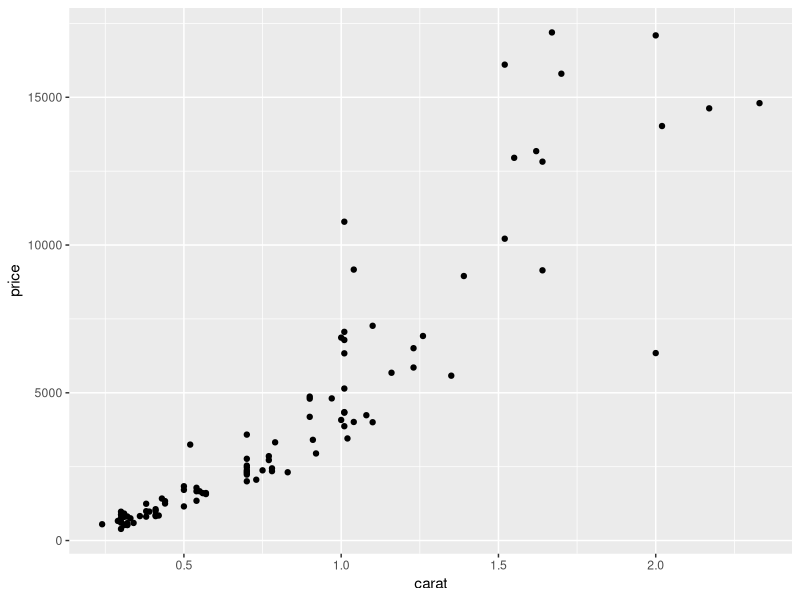
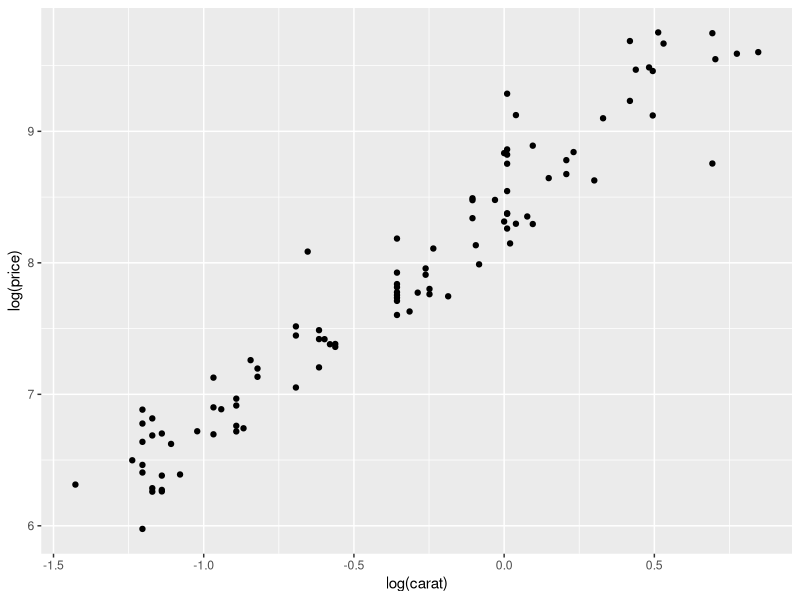
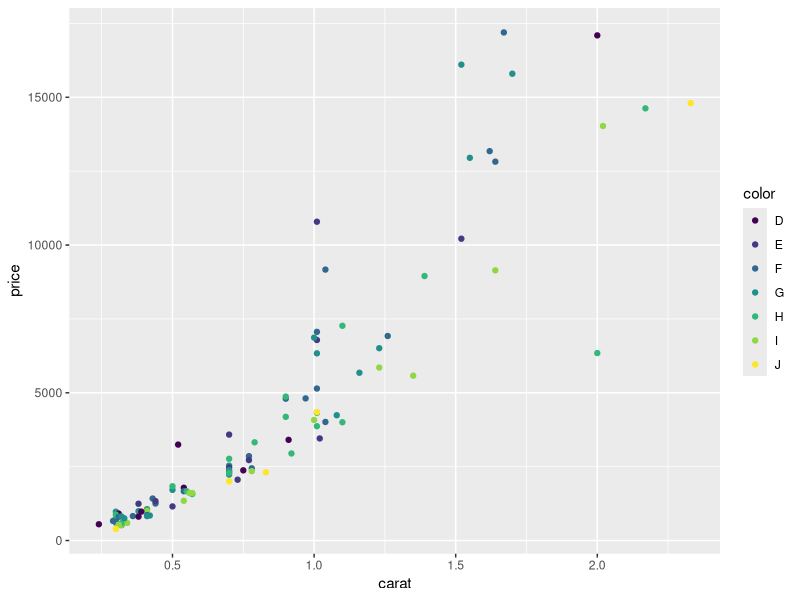
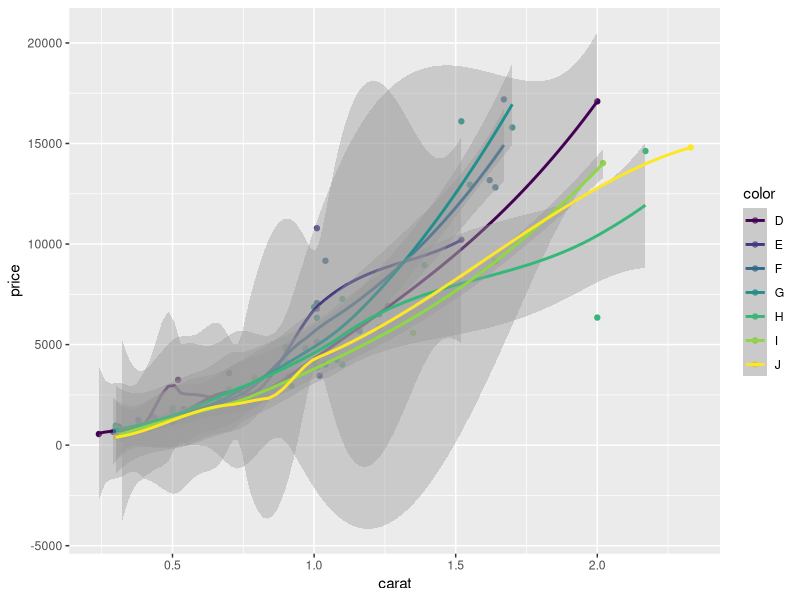
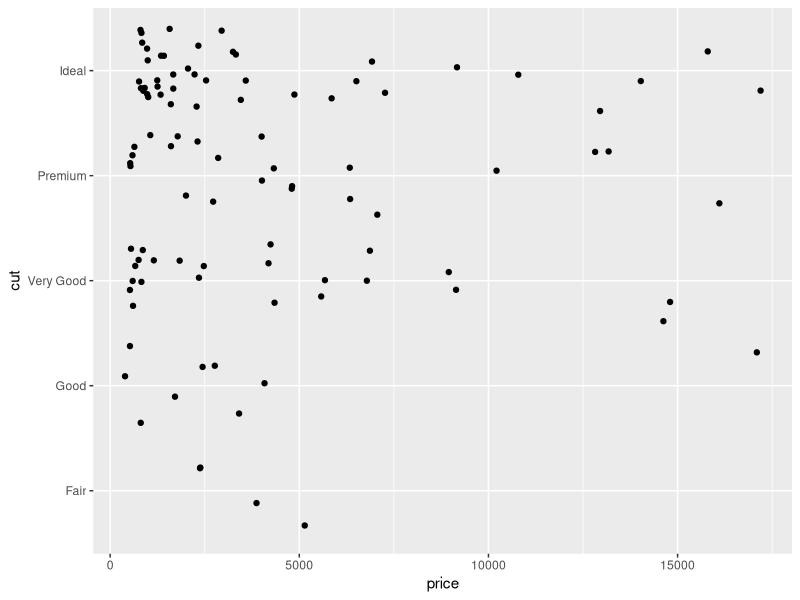
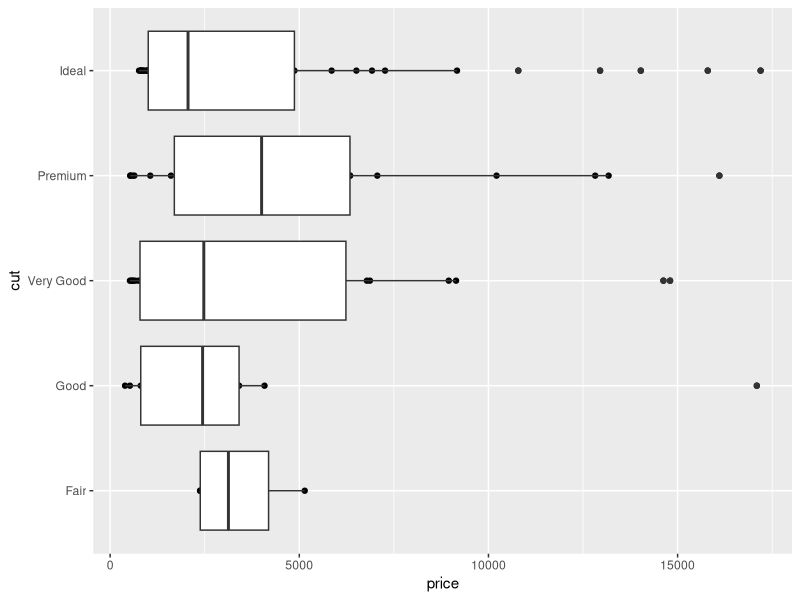
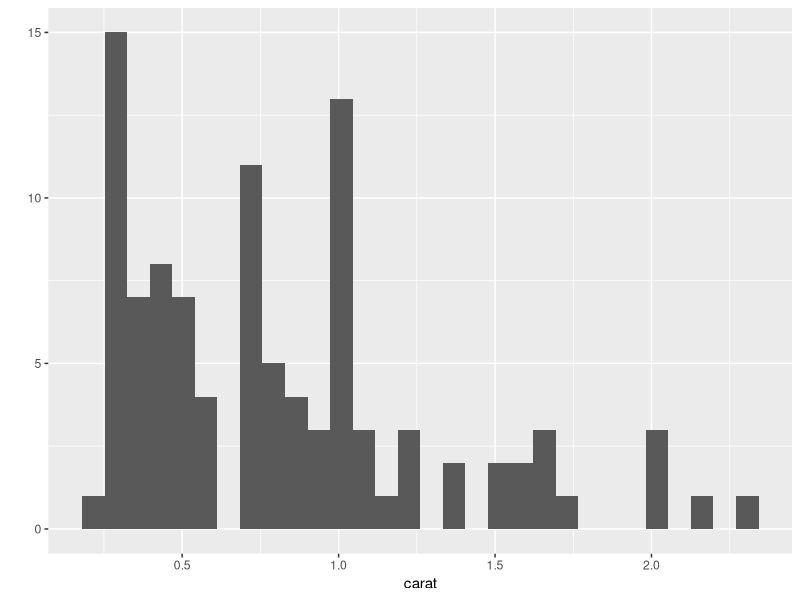
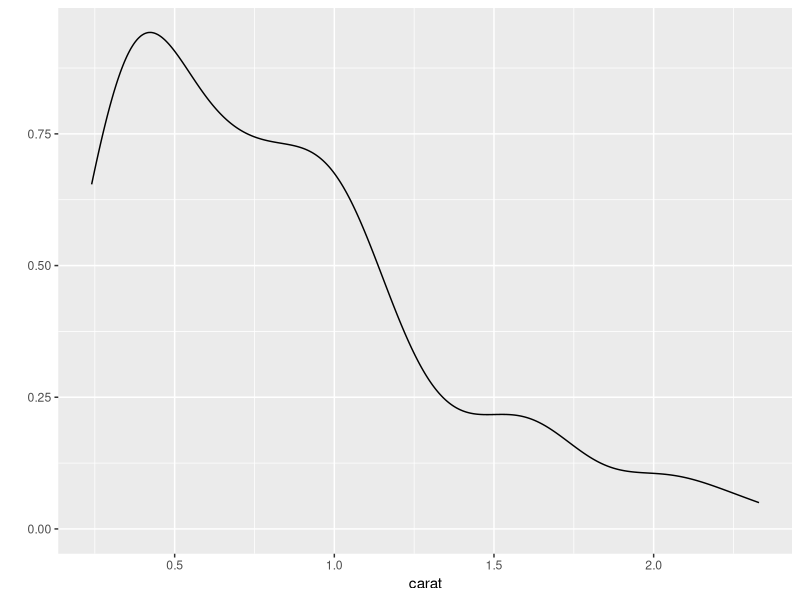

Write R code to recreate these figures, in order. (Note: this script raises an error after producing the figures.)
library(ggplot2)

# Book: ggplot2 by H.Wickham

# @@@@@ CHAPTER 1&2 @@@@@

# qplot is short for quick plot
# dataset used: diamonds dataset built in ggplot2 package
# NOTE: THE DATA MUST ALWAYS BE A DATAFRAME 

set.seed(1420) # mae the sample reproducible

# create a small sample of 100 rows from the diamonds dataset
dsmall<- diamonds[sample(nrow(diamonds),100),]
str(dsmall)

# Basic plots
qplot(carat, price, data = dsmall)
qplot(log(carat), log(price), data = dsmall)
qplot(carat, price, data = dsmall, colour=color)
# adding geoms
qplot(carat, price, data = dsmall, colour=color, geom = c("point","smooth"))

# My notes
## When a set of data includes a categorical variable and one or more continuous variable, its possible to be interested into knowing if continuous variable vary with the levels of categorical variable.
## Boxplots and jittered points offer two ways to accomplish this.
str(dsmall)
## lets say we are interested in knowing how price (continuous) varies with cut (categorical)
qplot(price, cut, data = dsmall, geom = "jitter")
qplot(price, cut, data = dsmall)+
  geom_boxplot()

## Histogram (geom="histogram") and density plots (geom="density") show the distribution of a single continuous variable. They provide more information about the distribution of a single variable then boxplots do, but its harder to compare many groups with them
qplot(carat, data = dsmall, geom = "histogram")
qplot(carat, data = dsmall, geom="density")
## For the density plot, the adjust argument controls the degree of smoothness (high values of adjust produce smoother plots). 
## For the histogram, the binwidth argument controls the amount of smoothing by setting the bin size.
## It is very important to experiment with the level of smoothing.
## With a histogram you should try many bin widths: You may find that gross features of the data show up well at a large bin width, while finer features require a very narrow width
qplot(carat, data = dsmall, geom = "histogram", binwidth=0.5)
qplot(carat, data = dsmall, geom="density", adjust=0.2)
## Mapping a categorical variable to an aesthetic will automatically split up the geom by that variable
qplot(carat, data = dsmall, geom = "density", colour=color)
qplot(carat, data = dsmall, geom = "histogram", binwidth=0.5, fill=color)
## Barchart (geom="bar") is useful for plotting single categorical variable. It can be considered as the discrete analogue of Histogram. 
qplot(color, data = dsmall, geom = "bar")
qplot(color, data = diamonds, geom = "bar", weight = carat) +
  scale_y_continuous("carat")
## Line and path plots are typically used for time series data. Line plots usually have time on the x-axis, showing how a single variable has changed over time. Path plots show how two variables have simultaneously changed over time.
## using the economics dataset
str(economics)
## Shown below is the trend in unemployment over time
qplot(date, unemploy, data = economics, geom = "line")
qplot(date, uempmed, data = economics, geom = "path")

# Faceting
## Faceting takes an alternative approach: It creates tables of graphics by splitting the data into subsets and displaying the same graph for each subset in an arrangement that facilitates comparison. 
## To facet on only one of columns or rows, use . as a place holder. For example, row var ∼ . will create a single column with multiple rows.
## faceting formula which looks like row var ∼ col var.
## Example: show the distribution of carat conditional on color by creating histogram
str(dsmall)
qplot(carat, data = dsmall, geom = "histogram", facets = color~., binwidth=0.1, xlim = c(0,3))
qplot(carat,..density.. ,data = diamonds, geom = "histogram", facets = color~., binwidth=0.1, xlim = c(0,3))

# @@@@@ CHAPTER 3: MASTERING THE GRAMMAR @@@@@

# dataset used: fuel economy built in ggplot2 package

## My notes
## Scatterplot: for plotting two continuous variables
str(mpg)
qplot(displ, hwy, data = mpg, colour=factor(cyl))
qplot(displ, hwy, data = mpg, colour=factor(cyl), geom = "line") # Line chart
qplot(displ, hwy, data = mpg, colour=factor(cyl), geom = "path")
qplot(displ, hwy, data = mpg, colour=factor(cyl), geom = "point") # For bubble chart, the geom is point
qplot(displ, hwy, data = mpg, colour=factor(cyl), geom = "boxplot")

qplot(displ, hwy, data=mpg, facets = . ~ year) + geom_smooth()

## Faceting: This is a powerful tool when investigating whether patterns hold across all conditions.
## Plots can be created in two ways: all at once with qplot(), as shown in the previous chapter, or piece-by-piece with ggplot() and layer functions
p<-qplot(displ, hwy, data=mpg, facets = . ~ year) + geom_smooth()
summary(p)

# @@@@@ CHAPTER 4: BUILD A PLOT LAYER BY LAYER @@@@@

# dataset used: DIAMONDS built in ggplot2 package
## My notes
ggplot() # displays a blank canvas
str(dsmall)
ggplot(data = dsmall, mapping = aes(x=price, y=color)) # will display a empty canvas
ggplot(data = dsmall,mapping = aes(x=price, y=color))+
  geom_point()

ggplot(data = dsmall)+
  geom_histogram(mapping = aes(x=carat), stat = "bin", binwidth = 2, fill="steelblue")



ggplot(data = dsmall)+
  geom_histogram()